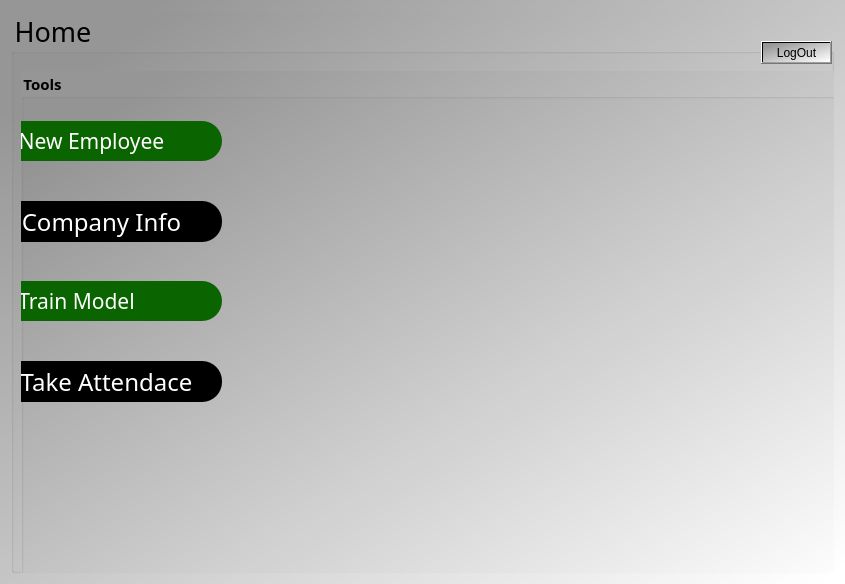
<?xml version="1.0" encoding="UTF-8"?>
<ui version="4.0">
 <class>Dialog</class>
 <widget class="QDialog" name="Dialog">
  <property name="geometry">
   <rect>
    <x>0</x>
    <y>0</y>
    <width>845</width>
    <height>584</height>
   </rect>
  </property>
  <property name="minimumSize">
   <size>
    <width>845</width>
    <height>584</height>
   </size>
  </property>
  <property name="maximumSize">
   <size>
    <width>845</width>
    <height>584</height>
   </size>
  </property>
  <property name="windowTitle">
   <string>Dialog</string>
  </property>
  <property name="styleSheet">
   <string notr="true">
background-color:qlineargradient(spread:pad, x1:0.091, y1:0.101636, x2:0.991379, y2:0.977, stop:0 rgba(150, 150, 150, 255), stop:1 rgba(255, 255, 255, 255));</string>
  </property>
  <layout class="QVBoxLayout" name="verticalLayout">
   <item>
    <widget class="QGroupBox" name="groupBox">
     <property name="font">
      <font>
       <family>Old Antic Bold</family>
       <pointsize>20</pointsize>
      </font>
     </property>
     <property name="title">
      <string>Home</string>
     </property>
     <widget class="QGroupBox" name="groupBox_2">
      <property name="geometry">
       <rect>
        <x>10</x>
        <y>60</y>
        <width>821</width>
        <height>511</height>
       </rect>
      </property>
      <property name="font">
       <font>
        <family>Old Antic Bold</family>
        <pointsize>11</pointsize>
        <weight>75</weight>
        <bold>true</bold>
       </font>
      </property>
      <property name="title">
       <string>Tools</string>
      </property>
      <widget class="QPushButton" name="pushButton">
       <property name="geometry">
        <rect>
         <x>-60</x>
         <y>50</y>
         <width>261</width>
         <height>40</height>
        </rect>
       </property>
       <property name="font">
        <font>
         <family>Old Antic Bold</family>
         <pointsize>16</pointsize>
        </font>
       </property>
       <property name="styleSheet">
        <string notr="true">border-radius:20px;
color: rgb(255, 255, 255);
background-color: rgb(10, 100, 0);</string>
       </property>
       <property name="text">
        <string>New Employee</string>
       </property>
      </widget>
      <widget class="QPushButton" name="pushButton_2">
       <property name="geometry">
        <rect>
         <x>-40</x>
         <y>130</y>
         <width>241</width>
         <height>41</height>
        </rect>
       </property>
       <property name="font">
        <font>
         <family>Old Antic Bold</family>
         <pointsize>18</pointsize>
        </font>
       </property>
       <property name="styleSheet">
        <string notr="true">border-radius:20px;
color: rgb(255, 255, 255);
background-color: rgb(0, 0, 0);</string>
       </property>
       <property name="text">
        <string>Company Info</string>
       </property>
      </widget>
      <widget class="QPushButton" name="TrainButton">
       <property name="geometry">
        <rect>
         <x>-90</x>
         <y>210</y>
         <width>291</width>
         <height>40</height>
        </rect>
       </property>
       <property name="font">
        <font>
         <family>Old Antic Bold</family>
         <pointsize>16</pointsize>
        </font>
       </property>
       <property name="styleSheet">
        <string notr="true">border-radius:20px;
color: rgb(255, 255, 255);
background-color: rgb(10, 100, 0);</string>
       </property>
       <property name="text">
        <string>Train Model</string>
       </property>
      </widget>
      <widget class="QPushButton" name="TakeAtt">
       <property name="geometry">
        <rect>
         <x>-30</x>
         <y>290</y>
         <width>231</width>
         <height>41</height>
        </rect>
       </property>
       <property name="font">
        <font>
         <family>Old Antic Bold</family>
         <pointsize>18</pointsize>
        </font>
       </property>
       <property name="styleSheet">
        <string notr="true">border-radius:20px;
color: rgb(255, 255, 255);
background-color: rgb(0, 0, 0);</string>
       </property>
       <property name="text">
        <string>Take Attendace</string>
       </property>
      </widget>
     </widget>
     <widget class="QPushButton" name="logoutButton">
      <property name="geometry">
       <rect>
        <x>750</x>
        <y>30</y>
        <width>71</width>
        <height>23</height>
       </rect>
      </property>
      <property name="text">
       <string>LogOut</string>
      </property>
     </widget>
    </widget>
   </item>
  </layout>
 </widget>
 <resources/>
 <connections/>
</ui>
